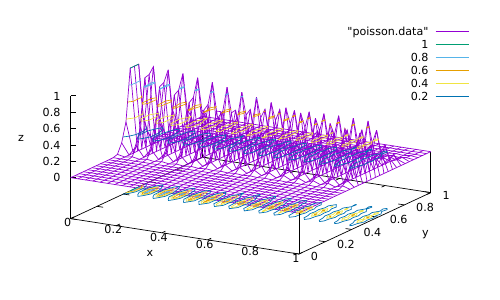

Recreate this plot in gnuplot.
set xlabel "x"
set ylabel "y"
set zlabel "z"
set surface
set contour both
set cntrparam levels auto 8
splot "poisson.data" with lines
set terminal pdf
set output "poisson.pdf"
replot
